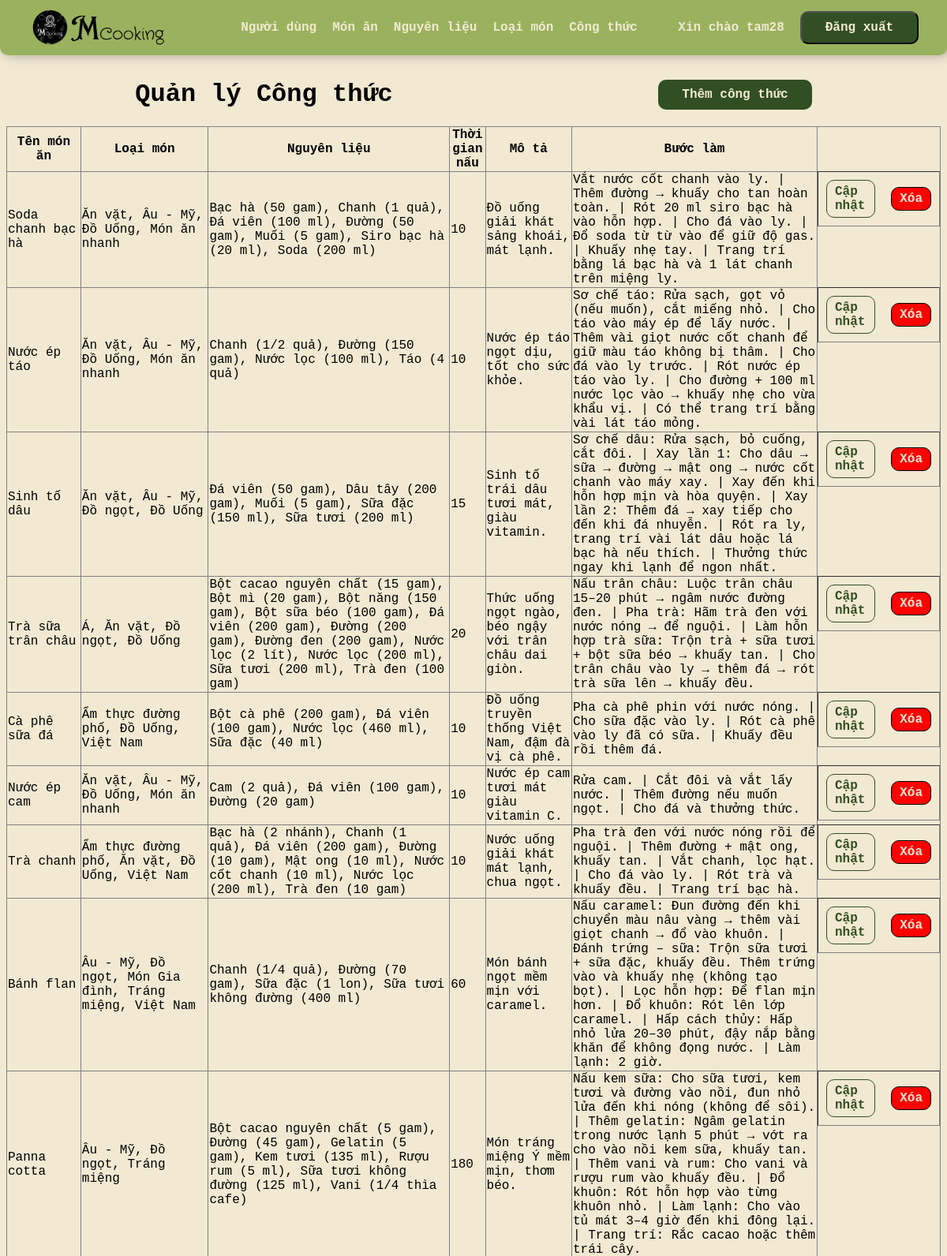
Screenshot of /gdadmin/admin.php?page=congthuc (signed in, upper part) with the database file from the repository.
### tables this page shows
CREATE TABLE IF NOT EXISTS mon_an(
	id INT PRIMARY KEY AUTO_INCREMENT,
	ten_mon_an VARCHAR(100) NOT NULL,
	mo_ta TEXT,
	thoi_gian_nau INT,
	nguoi_dang_id INT,
	ngay_dang DATE,
	hinh_anh VARCHAR(255),
    trang_thai VARCHAR(20),
	FOREIGN KEY (nguoi_dang_id) REFERENCES nguoi_dung(id) ON DELETE CASCADE
);

### gdadmin/congthuc/congthuc.php (the view, shortened to what this page needs)
<!DOCTYPE html>
<html lang="en">
<head>
    <link rel="stylesheet" href="cacbang.css">
</head>
<body>
    <div class="dau">
        <h1>Quản lý Công thức</h1>
        <a href="admin.php?page=themcongthuc" class="nut">Thêm công thức</a>
    </div>
    <table border=1>
        <tr>
            <th>Tên món ăn</th>
            <th>Loại món</th>
            <th>Nguyên liệu</th>
            <th>Thời gian nấu</th>
            <th>Mô tả</th>
            <th>Bước làm</th>
        </tr>
        <?php
        include('../connect.php');
        $sql = "SELECT
                    ma.id AS mon_an_id,
                    ma.ten_mon_an,
                    GROUP_CONCAT(DISTINCT lm.ten_loai SEPARATOR ', ') AS loai_mon,
                    GROUP_CONCAT(DISTINCT
                        CONCAT(nl.ten_nguyen_lieu, ' (', manl.so_luong, ')')
                        SEPARATOR ', ') AS nguyen_lieu,
                    ma.thoi_gian_nau,
                    ma.mo_ta,
                    GROUP_CONCAT(DISTINCT ct.buoc_lam ORDER BY ct.id SEPARATOR ' | ') AS buoc_lam
                FROM mon_an ma
                LEFT JOIN mon_an_loai_mon malm ON ma.id = malm.mon_an_id
                LEFT JOIN loai_mon lm ON malm.loai_mon_id = lm.id
                LEFT JOIN mon_an_nguyen_lieu manl ON ma.id = manl.mon_an_id
                LEFT JOIN nguyen_lieu nl ON manl.nguyen_lieu_id = nl.id
                LEFT JOIN cong_thuc ct ON ma.id = ct.mon_an_id
                GROUP BY ma.id
                ORDER BY ma.id DESC;";
        $result = mysqli_query($conn, $sql);
        while($cong_thuc = mysqli_fetch_assoc($result)){
        ?>
        <tr>
            <td><?php echo $cong_thuc['ten_mon_an']?></td>
            <td><?php echo $cong_thuc['loai_mon']?></td>
            <td><?php echo $cong_thuc['nguyen_lieu']?></td>
            <td><?php echo $cong_thuc['thoi_gian_nau']?></td>
            <td><?php echo $cong_thuc['mo_ta']?></td>
            <td><?php echo $cong_thuc['buoc_lam']?></td>
            <td class="chucnang">
                <a href="admin.php?page=capnhatcongthuc&id=<?php echo $cong_thuc['mon_an_id']?>" class="nutcapnhat">
                    Cập nhật
                </a>
                <a href="congthuc/xoacongthuc.php?id=<?php echo $cong_thuc['mon_an_id']?>" class="nutxoa"
                onclick="return confirm('Bạn có chắc muốn xóa công thức này?')">
                    Xóa
                </a>
            </td>
        </tr>
        <?php }?>
    </table>
</body>
</html>

### gdadmin/admin.css (style rules this page uses)
body { font-family: 'Courier New', Courier, monospace; background-color: #f1e9d2; font-size: 16px; }

### gdadmin/cacbang.css (style rules this page uses)
body { font-family: 'Courier New', Courier, monospace; font-size: 16px; display:flex; flex-direction: column; margin-top:10vh; }
a { text-decoration: none; }
.nut { color: #f1e9d2; background-color: #324f23; font-size: 16px; border-radius: 10px; padding:10px 30px; margin-left: 10px; }
.nutcapnhat { background-color: #f1e9d2; color:#324f23; border-radius: 10px; padding:5px 10px; border: 1px solid #324f23; margin:5px; }
.nutxoa { background-color: red; color: #f1e9d2; border: 1px solid black; border-radius: 10px; padding:5px 10px; margin:5px; }
.nut, .nutxoa, .nutcapnhat { font-weight: bold; }
table { width: 100%; border-collapse: collapse; }
.dau { display:flex; justify-content: space-around; align-items: center; }
.chucnang { display:flex; justify-content: center; align-items: center; gap:10px; padding:5px; }

### rows the page displays
mon_an: ten_mon_an "Soda chanh bạc hà", loai_mon "Ăn vặt, Âu - Mỹ, Đồ Uống, Món ăn nhanh", nguyen_lieu "Bạc hà (50 gam), Chanh (1 quả), Đá viên (100 ml), Đường (50 gam), Muối (5 gam), Siro bạc hà (20 ml), Soda (200 ml)", thoi_gian_nau "10", mo_ta "Đồ uống giải khát sảng khoái, mát lạnh.", buoc_lam "Vắt nước cốt chanh vào ly. | Thêm đường → khuấy cho tan hoàn toàn. | Rót 20 ml siro bạc hà vào hỗn hợp. | Cho đá vào ly. | Đổ soda từ từ vào để giữ độ gas. | Khuấy nhẹ tay. | Trang trí bằng lá bạc hà và 1 lát chanh trên miệng ly."
mon_an: ten_mon_an "Nước ép táo", loai_mon "Ăn vặt, Âu - Mỹ, Đồ Uống, Món ăn nhanh", nguyen_lieu "Chanh (1/2 quả), Đường (150 gam), Nước lọc (100 ml), Táo (4 quả)", thoi_gian_nau "10", mo_ta "Nước ép táo ngọt dịu, tốt cho sức khỏe.", buoc_lam "Sơ chế táo: Rửa sạch, gọt vỏ (nếu muốn), cắt miếng nhỏ. | Cho táo vào máy ép để lấy nước. | Thêm vài giọt nước cốt chanh để giữ màu táo không bị thâm. | Cho đá vào ly trước. | Rót nước ép táo vào ly. | Cho đường + 100 ml nước lọc vào → khuấy nhẹ cho vừa khẩu vị. | Có thể trang trí bằng vài lát táo mỏng."
mon_an: ten_mon_an "Sinh tố dâu", loai_mon "Ăn vặt, Âu - Mỹ, Đồ ngọt, Đồ Uống", nguyen_lieu "Đá viên (50 gam), Dâu tây (200 gam), Muối (5 gam), Sữa đặc (150 ml), Sữa tươi (200 ml)", thoi_gian_nau "15", mo_ta "Sinh tố trái dâu tươi mát, giàu vitamin.", buoc_lam "Sơ chế dâu: Rửa sạch, bỏ cuống, cắt đôi. | Xay lần 1: Cho dâu → sữa → đường → mật ong → nước cốt chanh vào máy xay. | Xay đến khi hỗn hợp mịn và hòa quyện. | Xay lần 2: Thêm đá → xay tiếp cho đến khi đá nhuyễn. | Rót ra ly, trang trí vài lát dâu hoặc lá bạc hà nếu thích. | Thưởng thức ngay khi lạnh để ngon nhất."
mon_an: ten_mon_an "Trà sữa trân châu", loai_mon "Á, Ăn vặt, Đồ ngọt, Đồ Uống", nguyen_lieu "Bột cacao nguyên chất (15 gam), Bột mì (20 gam), Bột năng (150 gam), Bột sữa béo (100 gam), Đá viên (200 gam), Đường (200 gam), Đường đen (200 gam), Nước lọc (2 lít), Nước lọc (200 ml), Sữa tươi (200 ml), Trà đen (100 gam)", thoi_gian_nau "20", mo_ta "Thức uống ngọt ngào, béo ngậy với trân châu dai giòn.", buoc_lam "Nấu trân châu: Luộc trân châu 15–20 phút → ngâm nước đường đen. | Pha trà: Hãm trà đen với nước nóng → để nguội. | Làm hỗn hợp trà sữa: Trộn trà + sữa tươi + bột sữa béo → khuấy tan. | Cho trân châu vào ly → thêm đá → rót trà sữa lên → khuấy đều."
mon_an: ten_mon_an "Cà phê sữa đá", loai_mon "Ẩm thực đường phố, Đồ Uống, Việt Nam", nguyen_lieu "Bột cà phê (200 gam), Đá viên (100 gam), Nước lọc (460 ml), Sữa đặc (40 ml)", thoi_gian_nau "10", mo_ta "Đồ uống truyền thống Việt Nam, đậm đà vị cà phê.", buoc_lam "Pha cà phê phin với nước nóng. | Cho sữa đặc vào ly. | Rót cà phê vào ly đã có sữa. | Khuấy đều rồi thêm đá."
mon_an: ten_mon_an "Nước ép cam", loai_mon "Ăn vặt, Âu - Mỹ, Đồ Uống, Món ăn nhanh", nguyen_lieu "Cam (2 quả), Đá viên (100 gam), Đường (20 gam)", thoi_gian_nau "10", mo_ta "Nước ép cam tươi mát giàu vitamin C.", buoc_lam "Rửa cam. | Cắt đôi và vắt lấy nước. | Thêm đường nếu muốn ngọt. | Cho đá và thưởng thức."
mon_an: ten_mon_an "Trà chanh", loai_mon "Ẩm thực đường phố, Ăn vặt, Đồ Uống, Việt Nam", nguyen_lieu "Bạc hà (2 nhánh), Chanh (1 quả), Đá viên (200 gam), Đường (10 gam), Mật ong (10 ml), Nước cốt chanh (10 ml), Nước lọc (200 ml), Trà đen (10 gam)", thoi_gian_nau "10", mo_ta "Nước uống giải khát mát lạnh, chua ngọt.", buoc_lam "Pha trà đen với nước nóng rồi để nguội. | Thêm đường + mật ong, khuấy tan. | Vắt chanh, lọc hạt. | Cho đá vào ly. | Rót trà và khuấy đều. | Trang trí bạc hà."
mon_an: ten_mon_an "Bánh flan", loai_mon "Âu - Mỹ, Đồ ngọt, Món Gia đình, Tráng miệng, Việt Nam", nguyen_lieu "Chanh (1/4 quả), Đường (70 gam), Sữa đặc (1 lon), Sữa tươi không đường (400 ml)", thoi_gian_nau "60", mo_ta "Món bánh ngọt mềm mịn với caramel.", buoc_lam "Nấu caramel: Đun đường đến khi chuyển màu nâu vàng → thêm vài giọt chanh → đổ vào khuôn. | Đánh trứng – sữa: Trộn sữa tươi + sữa đặc, khuấy đều. Thêm trứng vào và khuấy nhẹ (không tạo bọt). | Lọc hỗn hợp: Để flan mịn hơn. | Đổ khuôn: Rót lên lớp caramel. | Hấp cách thủy: Hấp nhỏ lửa 20–30 phút, đậy nắp bằng khăn để không đọng nước. | Làm lạnh: 2 giờ."
mon_an: ten_mon_an "Panna cotta", loai_mon "Âu - Mỹ, Đồ ngọt, Tráng miệng", nguyen_lieu "Bột cacao nguyên chất (5 gam), Đường (45 gam), Gelatin (5 gam), Kem tươi (135 ml), Rượu rum (5 ml), Sữa tươi không đường (125 ml), Vani (1/4 thìa cafe)", thoi_gian_nau "180", mo_ta "Món tráng miệng Ý mềm mịn, thơm béo.", buoc_lam "Nấu kem sữa: Cho sữa tươi, kem tươi và đường vào nồi, đun nhỏ lửa đến khi nóng (không để sôi). | Thêm gelatin: Ngâm gelatin trong nước lạnh 5 phút → vớt ra cho vào nồi kem sữa, khuấy tan. | Thêm vani và rum: Cho vani và rượu rum vào khuấy đều. | Đổ khuôn: Rót hỗn hợp vào từng khuôn nhỏ. | Làm lạnh: Cho vào tủ mát 3–4 giờ đến khi đông lại. | Trang trí: Rắc cacao hoặc thêm trái cây."

### other values shown
$_SESSION['username'] "tam28"
